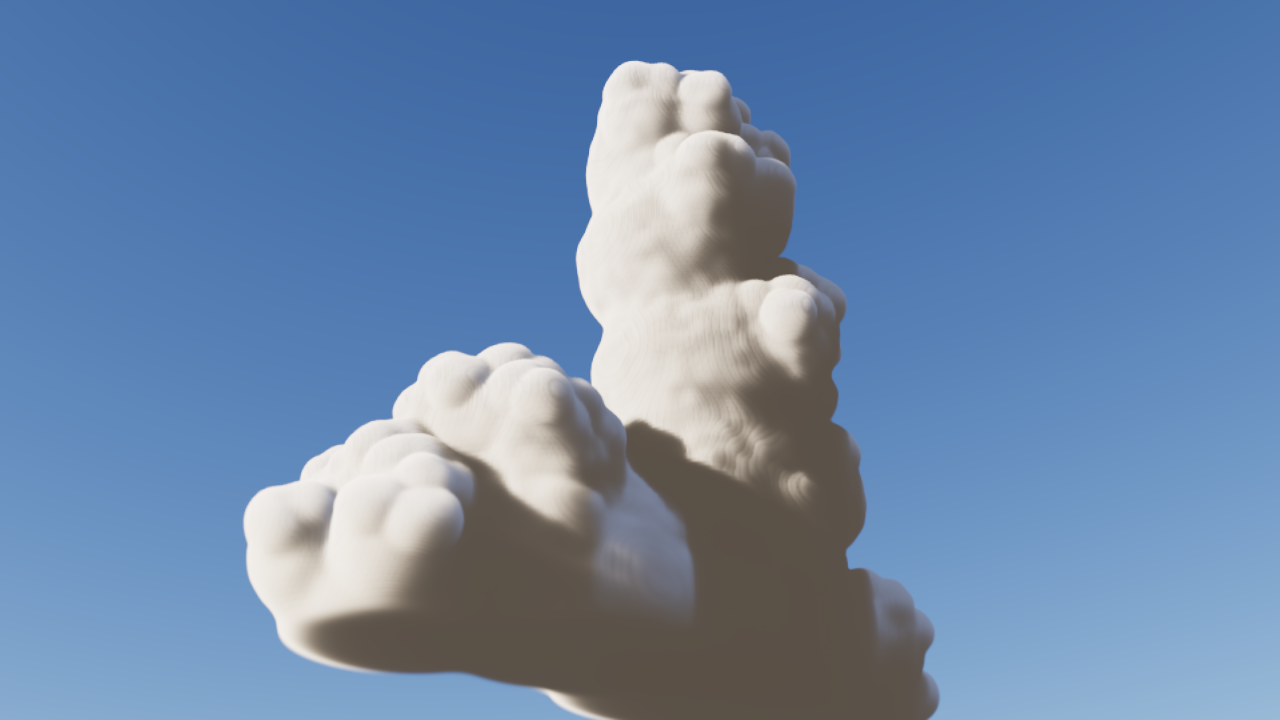
#> input picture work/captures/P2-4a/first/fit-low.png, 1280 x 720 px, given in place of texas-afternoon.jpg, which was not available
$ python sheet.py
#> lines starting #> are read from the running program, lines starting #| are printed output that depends on the picture
# P2.4a sheet: sphere-hierarchy tower, fit lighting, noon | low | backlit (second camera angle) | owner's photo, tower crop. Run from the repo root.
import sys
from PIL import Image, ImageDraw
D = 'work/captures/P2-4a/'
PHOTO = sys.argv[1] if len(sys.argv) > 1 else '/Users/dex/Developer/WebGPUClouds/artifacts/research/cloud-photos/_targets/texas-afternoon.jpg'
H = 405
def tile(im):
    im = im.convert('RGB')
    return im.resize((round(im.width * H / im.height), H), Image.LANCZOS)
photo = Image.open(PHOTO)
#> photo is the input picture: PIL image 1280x720 RGB; mean R, G, B 107, 134.4, 169.4
crop = photo.crop((1060, 470, 1920, 1110))   # the tower and its right foot (2000 x 1336 frame)
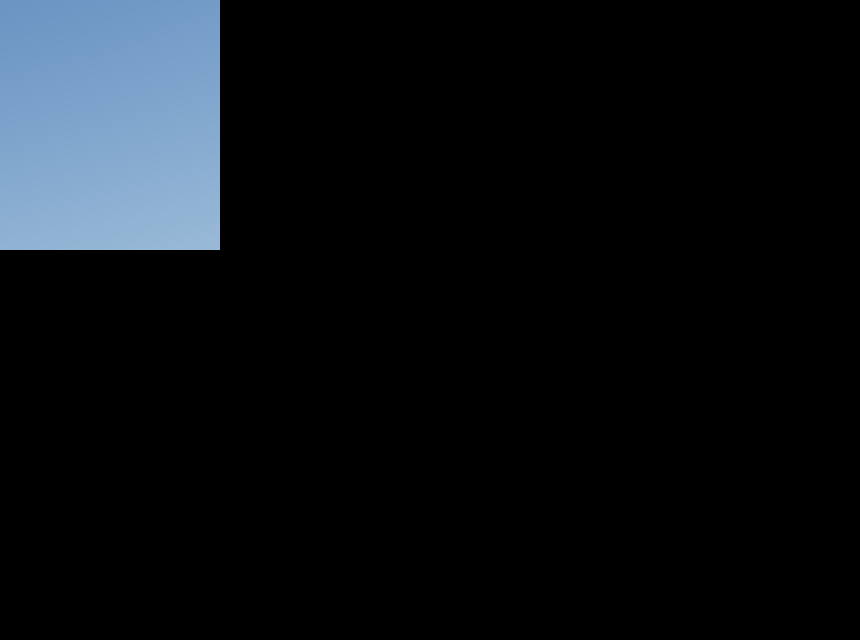
#> crop: PIL image 860x640 RGB; mean R, G, B 12.9, 16.6, 20.5
tiles = [(tile(Image.open(D + 'fit-noon.png')), 'tower  fit-noon'), (tile(Image.open(D + 'fit-low.png')), 'tower  fit-low'),
         (tile(Image.open(D + 'fit-backlit.png')), 'tower  fit-backlit (2nd angle)'), (tile(crop), "owner's photo: texas-afternoon, tower crop")]
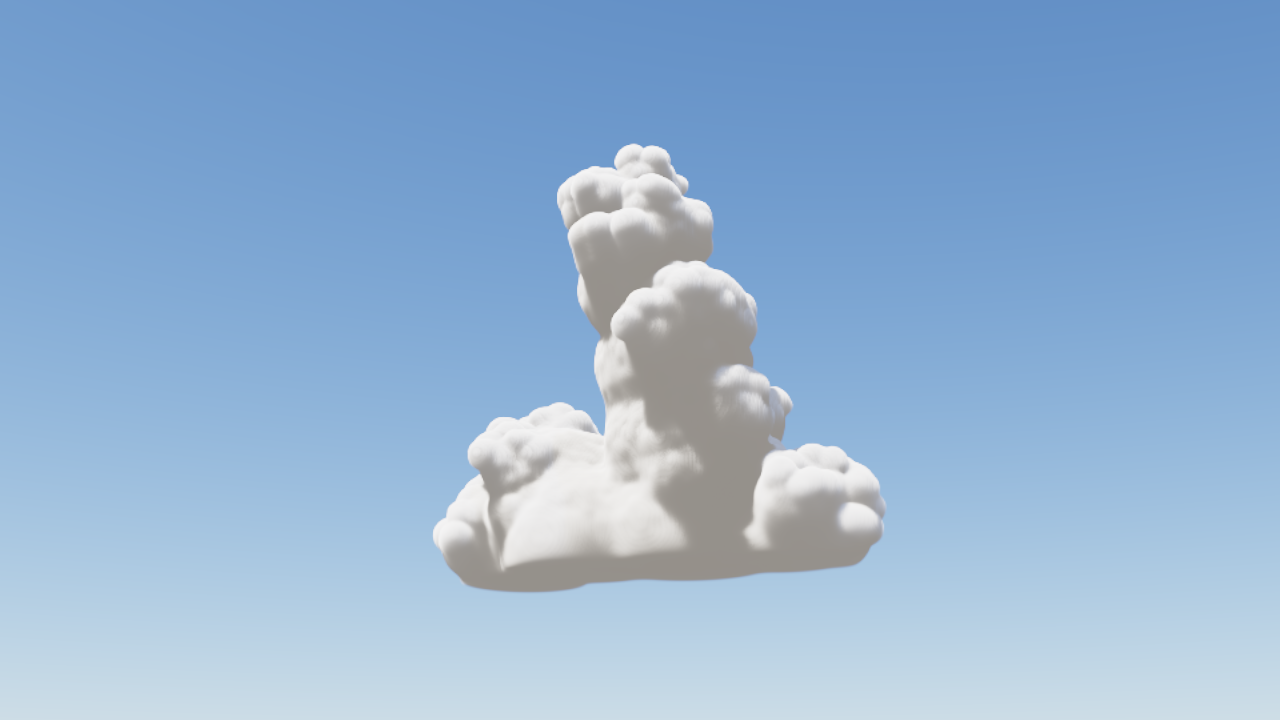
#> input picture work/captures/P2-4a/fit-noon.png, 1280 x 720 px, found by its file name
#> in tile, im is the input picture: PIL image 1280x720 RGB; mean R, G, B 146.4, 178.1, 210.8
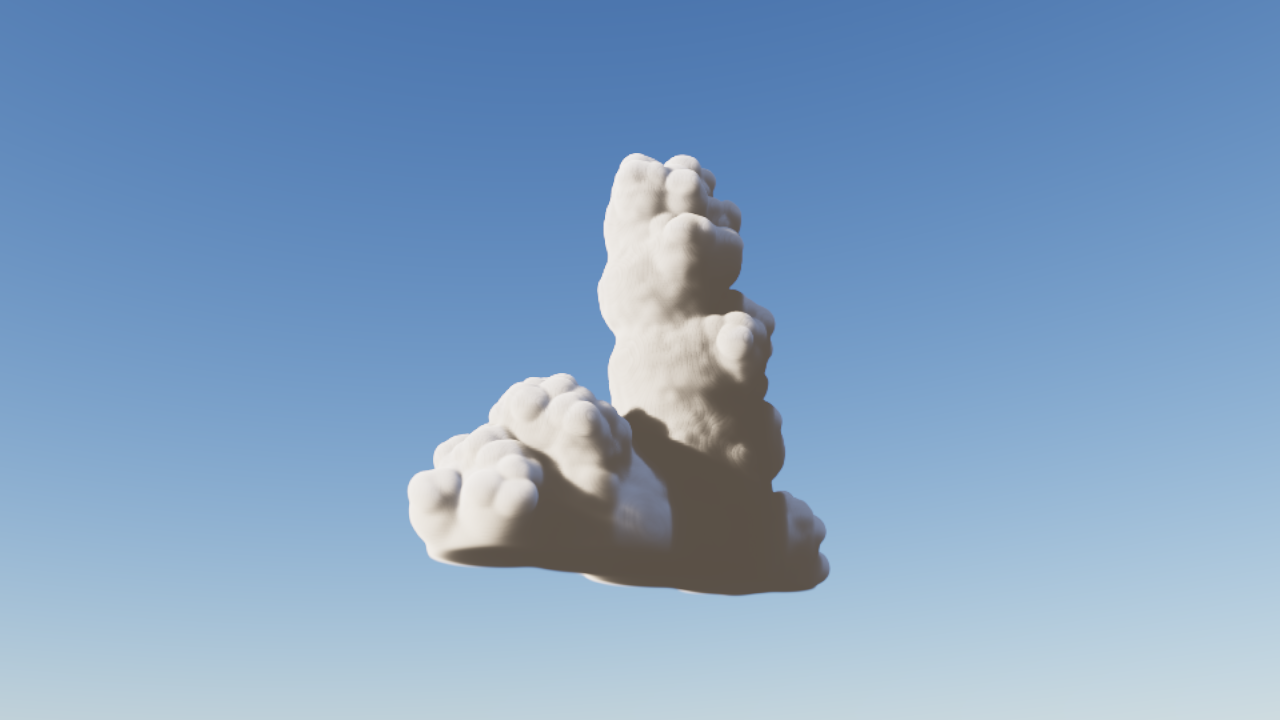
#> input picture work/captures/P2-4a/fit-low.png, 1280 x 720 px, found by its file name
#> in tile, im is the input picture: PIL image 1280x720 RGB; mean R, G, B 128.8, 159.7, 193.2
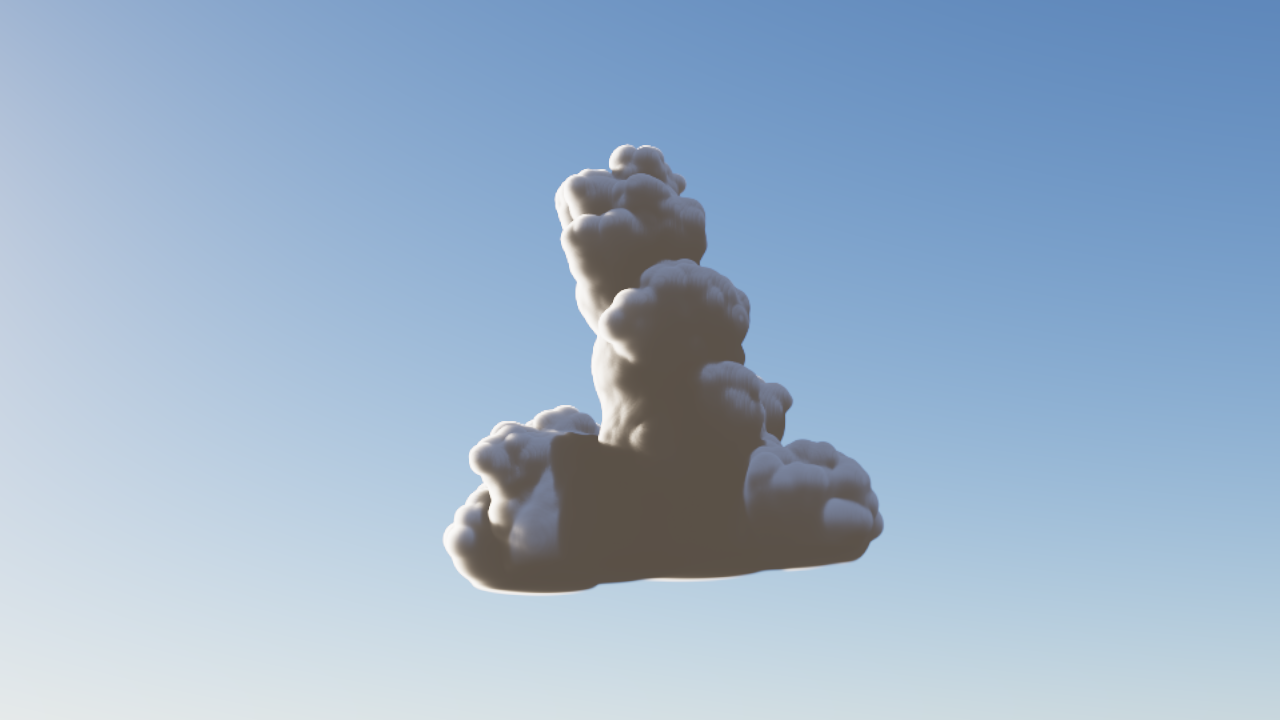
#> input picture work/captures/P2-4a/fit-backlit.png, 1280 x 720 px, found by its file name
#> in tile, im is the input picture: PIL image 1280x720 RGB; mean R, G, B 153, 176.3, 201.1
L = 18
W = sum(t.width for t, _ in tiles)
#> W = 2704
sheet = Image.new('RGB', (W, L + H), (17, 17, 17))
#> sheet: PIL image 2704x423 RGB; every value is 17
d = ImageDraw.Draw(sheet)
x = 0
for t, label in tiles:
    d.text((x + 6, 3), label, fill=(230, 230, 230))
    sheet.paste(t, (x, L))
    x += t.width
#> this loop made 4 passes
#> (label, x) on passes 1 to 3: ('tower  fit-noon', 720), ('tower  fit-low', 1440), ('tower  fit-backlit (2nd angle)', 2160)
#> x on pass 4: 2704
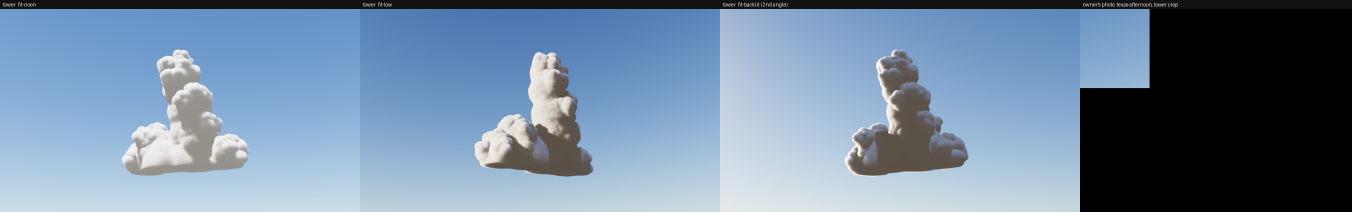
#> sheet: PIL image 2704x423 RGB (shown at 1/2 size); mean R, G, B 112.5, 135.2, 159.1
#> after the loop, x = 2704
sheet.save(D + 'sheet.jpg', quality=84)
